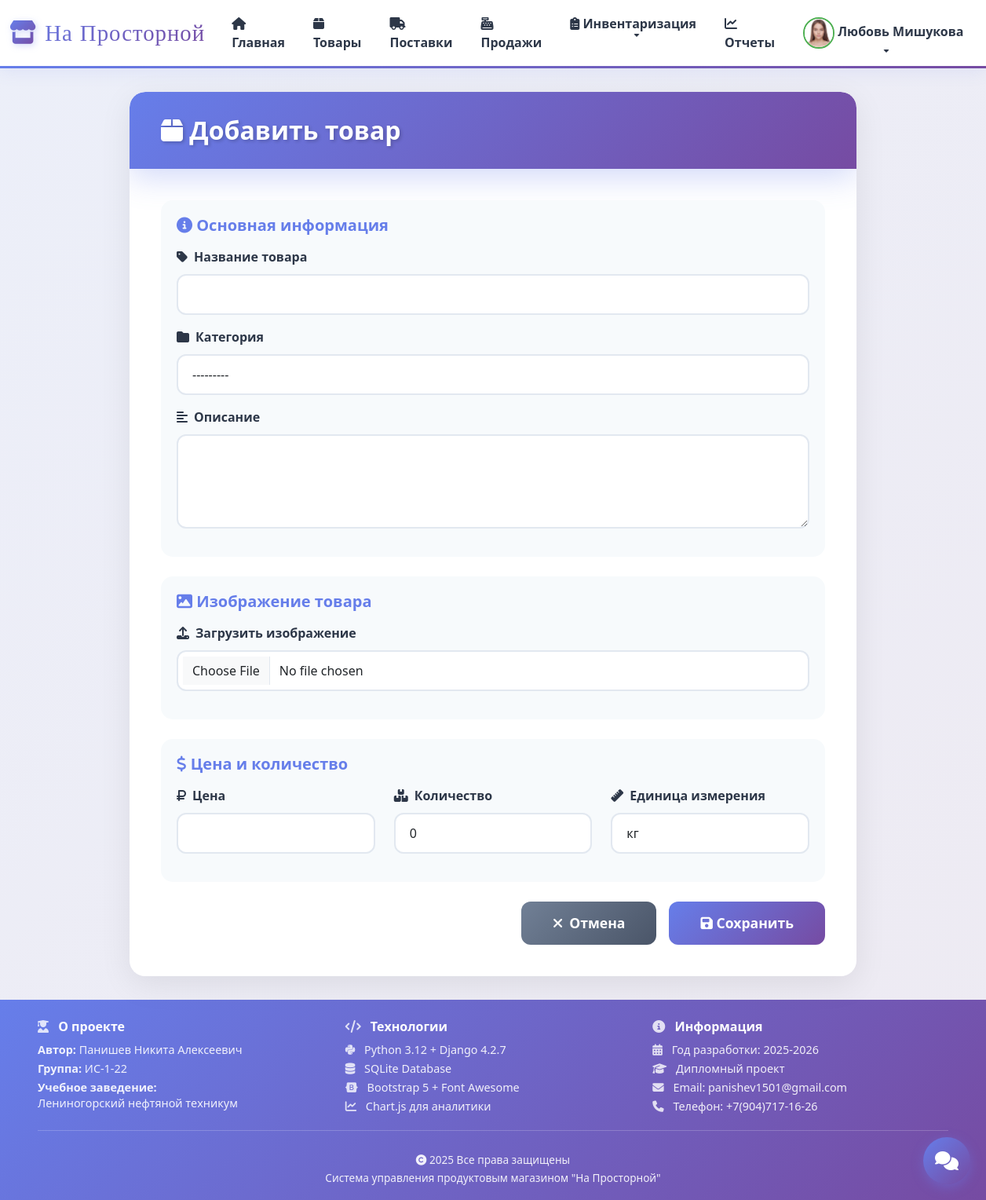
The page /products/create/ (signed in) on the database its author committed.
### accounts/models.py (models this page shows, shortened)
class CustomUser(AbstractUser):
    ROLE_CHOICES = (
        ('director', 'Директор'),
        ('manager', 'Заведующий'),
        ('cashier', 'Кассир'),
    )
    role = models.CharField(max_length=20, choices=ROLE_CHOICES, default='cashier', verbose_name='Роль')
    avatar = models.ImageField(upload_to='avatars/', blank=True, null=True, verbose_name='Аватар')
    phone = models.CharField(max_length=20, blank=True, verbose_name='Телефон')
    class Meta:
        verbose_name = 'Пользователь'
        verbose_name_plural = 'Пользователи'
    def can_manage_products(self):
        return self.role in ['director', 'manager']
    def can_manage_sales(self):
        return self.role in ['director', 'manager', 'cashier']
    def can_view_reports(self):
        return self.role in ['director']

### products/views.py (the view)
# urls.py: path('create/', views.product_create, name='product_create'),
@login_required
def product_create(request):
    if not request.user.can_manage_products():
        messages.error(request, 'У вас нет прав для выполнения этого действия.')
        return redirect('products:product_list')
    if request.method == 'POST':
        form = ProductForm(request.POST, request.FILES)
        if form.is_valid():
            form.save()
            messages.success(request, 'Товар успешно добавлен!')
            return redirect('products:product_list')
    else:
        form = ProductForm()
    return render(request, 'products/product_form.html', {'form': form, 'title': 'Добавить товар'})

### templates/products/product_form.html (shortened to what this page needs)
{% extends 'base.html' %}
{% block content %}
<div class="form-page">
    <div class="container">
        <div class="row">
            <div class="col-md-10 mx-auto">
                <div class="form-card animate__animated animate__fadeInUp">
                    <div class="form-header">
                        <h3>
                            <i class="fas fa-box"></i>
                            {{ title }}
                        </h3>
                    </div>
                    <div class="form-body">
                        <form method="post" enctype="multipart/form-data">
                            <div class="form-section">
                                <h5 class="mb-3" style="color: #667eea; font-weight: 700;">
                                    <i class="fas fa-info-circle"></i> Основная информация
                                </h5>
                                <div class="mb-3">
                                    <label class="form-label">
                                        <i class="fas fa-tag"></i>
                                        Название товара
                                    </label>
                                    {{ form.name }}
                                </div>
                                <div class="mb-3">
                                    <label class="form-label">
                                        <i class="fas fa-folder"></i>
                                        Категория
                                    </label>
                                    {{ form.category }}
                                </div>
                                <div class="mb-3">
                                    <label class="form-label">
                                        <i class="fas fa-align-left"></i>
                                        Описание
                                    </label>
                                    {{ form.description }}
                                </div>
                            </div>
                            <div class="form-section">
                                <h5 class="mb-3" style="color: #667eea; font-weight: 700;">
                                    <i class="fas fa-image"></i> Изображение товара
                                </h5>
                                <div class="mb-3">
                                    <label class="form-label">
                                        <i class="fas fa-upload"></i>
                                        Загрузить изображение
                                    </label>
                                    {{ form.image }}
                                </div>
                            </div>
                            <div class="form-section">
                                <h5 class="mb-3" style="color: #667eea; font-weight: 700;">
                                    <i class="fas fa-dollar-sign"></i> Цена и количество
                                </h5>
                                <div class="row">
                                    <div class="col-md-4 mb-3">
                                        <label class="form-label">
                                            <i class="fas fa-ruble-sign"></i>
                                            Цена
                                        </label>
                                        {{ form.price }}
                                    </div>
                                    <div class="col-md-4 mb-3">
                                        <label class="form-label">
                                            <i class="fas fa-boxes"></i>
                                            Количество
                                        </label>
                                        {{ form.quantity }}
                                    </div>
                                    <div class="col-md-4 mb-3">
                                        <label class="form-label">
                                            <i class="fas fa-ruler"></i>
                                            Единица измерения
                                        </label>
                                        {{ form.unit }}
                                    </div>
                                </div>
                            </div>
                            <div class="d-flex gap-3 justify-content-between">
                                <div class="d-flex gap-3">
                                    <a href="{% url 'products:product_list' %}" class="btn-cancel">
                                        <i class="fas fa-times"></i>
                                        Отмена
                                    </a>
                                    <button type="submit" class="btn-save">
                                        <i class="fas fa-save"></i>
                                        Сохранить
                                    </button>
                                </div>
                            </div>
                        </form>
                    </div>
                </div>
            </div>
        </div>
    </div>
</div>
{% endblock %}

### templates/base.html (shortened to what this page needs)
<!DOCTYPE html>
<html lang="ru">
<head>
    <link href="https://cdn.jsdelivr.net/npm/bootstrap@5.3.0/dist/css/bootstrap.min.css" rel="stylesheet">
    <link rel="stylesheet" href="https://cdnjs.cloudflare.com/ajax/libs/font-awesome/6.4.0/css/all.min.css">
    <link rel="stylesheet" href="https://cdnjs.cloudflare.com/ajax/libs/animate.css/4.1.1/animate.min.css">
</head>
<body>
    {% if user.is_authenticated %}
    <nav class="navbar navbar-expand-lg navbar-light sticky-top">
        <div class="container-fluid">
            <a class="navbar-brand" href="{% url 'products:dashboard' %}">
                <i class="fas fa-store"></i>На Просторной
            </a>
            <div class="collapse navbar-collapse" id="navbarNav">
                <ul class="navbar-nav me-auto">
                    <li class="nav-item">
                        <a class="nav-link" href="{% url 'products:dashboard' %}">
                            <i class="fas fa-home"></i> Главная
                        </a>
                    </li>
                    <li class="nav-item">
                        <a class="nav-link" href="{% url 'products:product_list' %}">
                            <i class="fas fa-box"></i> Товары
                        </a>
                    </li>
                    {% if user.can_manage_products %}
                    <li class="nav-item">
                        <a class="nav-link" href="{% url 'products:supply_list' %}">
                            <i class="fas fa-truck"></i> Поставки
                        </a>
                    </li>
                    {% endif %}
                    {% if user.can_manage_sales %}
                    <li class="nav-item">
                        <a class="nav-link" href="{% url 'sales:sale_list' %}">
                            <i class="fas fa-cash-register"></i> Продажи
                        </a>
                    </li>
                    {% endif %}
                    {% if user.can_manage_products %}
                    <li class="nav-item dropdown">
                        <a class="nav-link dropdown-toggle" href="#" id="inventoryDropdown" role="button" data-bs-toggle="dropdown">
                            <i class="fas fa-clipboard-list"></i> Инвентаризация
                        </a>
                    </li>
                    {% endif %}
                    {% if user.can_view_reports %}
                    <li class="nav-item">
                        <a class="nav-link" href="{% url 'reports:dashboard' %}">
                            <i class="fas fa-chart-line"></i> Отчеты
                        </a>
                    </li>
                    {% endif %}
                </ul>
                <ul class="navbar-nav">
                    <li class="nav-item dropdown">
                        <a class="nav-link dropdown-toggle" href="#" id="userDropdown" role="button" data-bs-toggle="dropdown">
                            {% if user.avatar %}
                            <img src="{{ user.avatar.url }}" alt="Avatar" class="user-avatar">
                            {% else %}
                            <i class="fas fa-user-circle"></i>
                            {% endif %}
                            {{ user.first_name }} {{ user.last_name }}
                        </a>
                    </li>
                </ul>
            </div>
        </div>
    </nav>
    {% endif %}
    {% block content %}{% endblock %}
    <footer class="site-footer">
        <div class="footer-content">
            <div class="footer-info">
                <div class="footer-section">
                    <h5><i class="fas fa-user-graduate"></i> О проекте</h5>
                    <p><strong>Автор:</strong> Панишев Никита Алексеевич</p>
                    <p><strong>Группа:</strong> ИС-1-22</p>
                    <p><strong>Учебное заведение:</strong><br>Лениногорский нефтяной техникум</p>
                </div>
                <div class="footer-section">
                    <h5><i class="fas fa-code"></i> Технологии</h5>
                    <p><i class="fab fa-python"></i> Python 3.12 + Django 4.2.7</p>
                    <p><i class="fas fa-database"></i> SQLite Database</p>
                    <p><i class="fab fa-bootstrap"></i> Bootstrap 5 + Font Awesome</p>
                    <p><i class="fas fa-chart-line"></i> Chart.js для аналитики</p>
                </div>
                <div class="footer-section">
                    <h5><i class="fas fa-info-circle"></i> Информация</h5>
                    <p><i class="fas fa-calendar-alt"></i> Год разработки: 2025-2026</p>
                    <p><i class="fas fa-graduation-cap"></i> Дипломный проект</p>
                    <p><i class="fas fa-envelope"></i> Email: panishev1501@gmail.com </p>
                    <p><i class="fas fa-phone"></i> Телефон: +7(904)717-16-26</p>
                </div>
            </div>
            <div class="footer-divider"></div>
            <div class="footer-bottom">
                <p><i class="fas fa-copyright"></i> {{ current_year|default:"2025" }} Все права защищены</p>
                <p>Система управления продуктовым магазином "На Просторной"</p>
            </div>
        </div>
    </footer>
    <button id="chat-widget-btn" class="chat-fab" title="Открыть чат сотрудников">
        <i class="fas fa-comments"></i>
    </button>
</body>
</html>

### rows shown on the page
CustomUser: avatar (picture), first_name "Любовь", last_name "Мишукова"

### other values the page prints
{{ title }} "Добавить товар"
{{ current_year|default:"2025" }} "2025"
